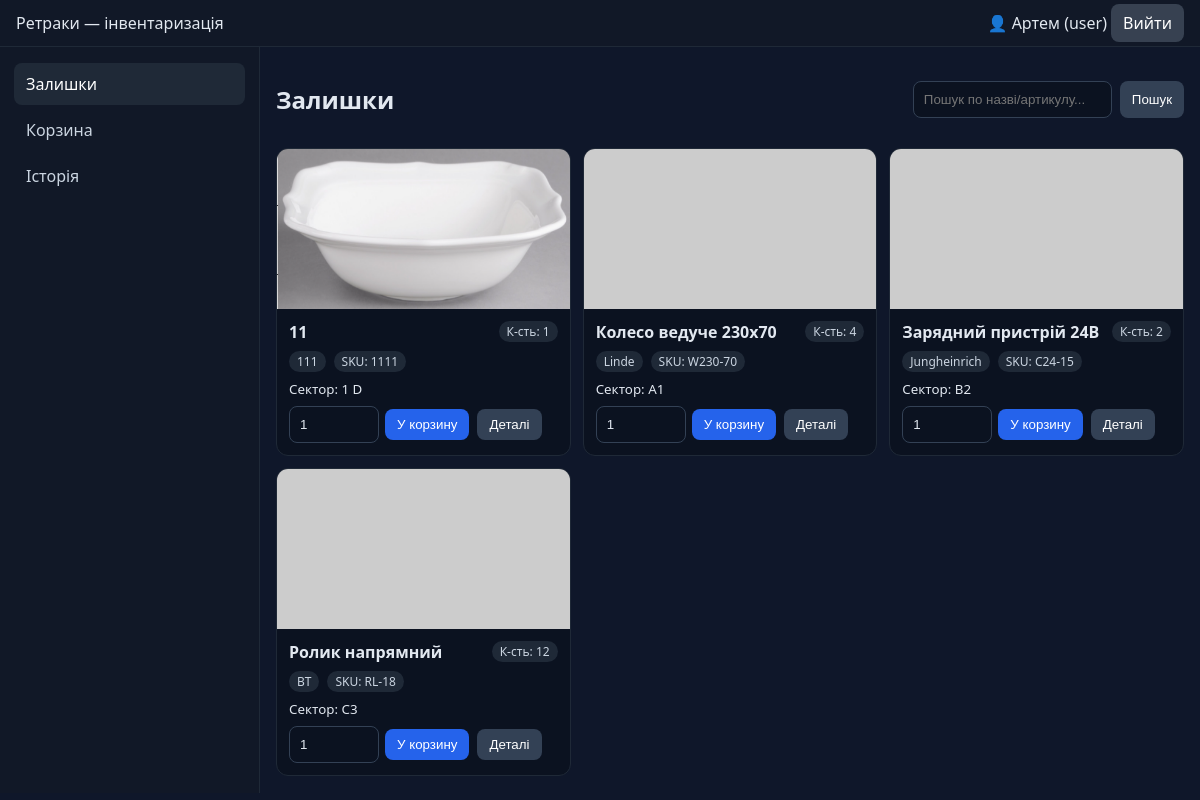
Before: /dashboard.php (signed in) with the older database file.
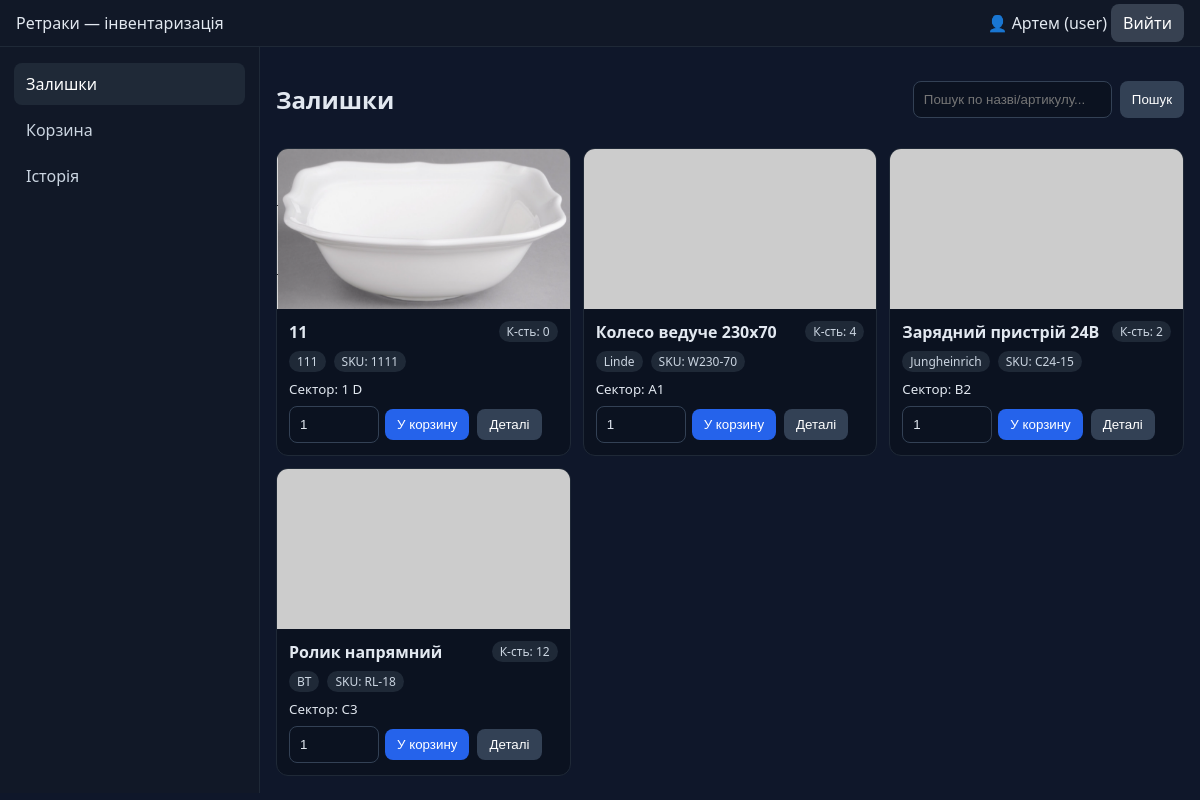
After: the same page with the newer database file.
### tables this page shows
CREATE TABLE items (
        id INTEGER PRIMARY KEY AUTOINCREMENT,
        name TEXT NOT NULL,
        brand TEXT,
        sku TEXT,
        sector TEXT,
        notes TEXT,
        qty INTEGER NOT NULL DEFAULT 0,
        photo TEXT, -- шлях до файлу у /uploads/items
        created_at TEXT DEFAULT CURRENT_TIMESTAMP
    );

### pages/inventory.php (the view, shortened to what this page needs)
<?php
$db = db();
$items = $db->query('SELECT * FROM items ORDER BY created_at DESC')->fetchAll();
?>
<div class="row" style="justify-content:space-between;align-items:center;margin-bottom:12px">
  <h2>Залишки</h2>
  <form method="get" action="/pages/inventory.php" style="display:flex;gap:8px">
    <input type="text" name="q" placeholder="Пошук по назві/артикулу...">
    <button class="btn secondary">Пошук</button>
  </form>
</div>
<div class="grid">
<?php foreach ($items as $it): ?>
  <div class="card">
    <?php if ($it['photo']): ?>
      <img src="<?= htmlspecialchars($it['photo']) ?>" alt="Фото товару">
    <?php else: ?>
      <img src="https://placehold.co/600x400?text=No+Photo" alt="Фото товару">
    <?php endif; ?>
    <div class="body">
      <div class="row" style="justify-content:space-between">
        <strong><?= htmlspecialchars($it['name']) ?></strong>
        <span class="badge">К-сть: <?= (int)$it['qty'] ?></span>
      </div>
      <div class="row"><span class="badge"><?= htmlspecialchars($it['brand'] ?: '—') ?></span><span class="badge">SKU: <?= htmlspecialchars($it['sku'] ?: '—') ?></span></div>
      <small>Сектор: <?= htmlspecialchars($it['sector'] ?: '—') ?></small>
      <div class="row">
        <form method="post" action="/logic/cart_logic.php" style="display:flex;gap:6px;align-items:center">
          <input type="number" name="qty" min="1" max="<?= max(1,(int)$it['qty']) ?>" value="1" style="width:90px">
          <button class="btn" type="submit">У корзину</button>
        </form>
        <form method="get" action="/pages/item.php">
          <button class="btn secondary" type="submit">Деталі</button>
        </form>
      </div>
    </div>
  </div>
<?php endforeach; ?>
</div>

### dashboard.php (shortened to what this page needs)
<?php
$user = $_SESSION['user'];
?>
<!doctype html>
<html lang="uk">
<head>
  <link rel="stylesheet" href="/assets/css/style.css">
</head>
<body>
  <header class="topbar">
    <div>Ретраки — інвентаризація</div>
    <div class="topbar-right">
      <span class="user">👤 <?= htmlspecialchars($user['name']) ?> (<?= htmlspecialchars($user['role']) ?>)</span>
      <a class="btn" href="/auth/logout.php">Вийти</a>
    </div>
  </header>
  <div class="layout">
    <aside class="sidebar">
      <nav>
        <a href="#" data-page="inventory" class="nav-link active">Залишки</a>
        <a href="#" data-page="cart" class="nav-link">Корзина</a>
        <a href="#" data-page="history" class="nav-link">Історія</a>
      </nav>
    </aside>
    <main id="content" class="content">
      <?php include __DIR__ . '/pages/inventory.php'; ?>
    </main>
  </div>
</body>
</html>

### assets/css/style.css (style rules this page uses)
* { box-sizing:border-box }
body { margin:0;font-family:system-ui,Segoe UI,Arial,sans-serif;background:#0f172a;color:#e2e8f0 }
a { color:inherit;text-decoration:none }
.topbar { display:flex;justify-content:space-between;align-items:center;padding:12px 16px;background:#111827;border-bottom:1px solid #1f2937 }
.topbar .btn { background:#374151;padding:8px 12px;border-radius:8px }
.layout { display:flex;min-height:calc(100vh - 54px) }
.sidebar { width:260px;min-width:220px;background:#111827;border-right:1px solid #1f2937;padding:12px 8px }
.sidebar .nav-link { display:block;padding:10px 12px;border-radius:8px;margin:4px 6px;color:#cbd5e1 }
.sidebar .nav-link.active,.sidebar .nav-link:hover { background:#1f2937;color:#fff }
.content { flex:1;padding:16px }
.grid { display:grid;grid-template-columns:repeat(auto-fill,minmax(260px,1fr));gap:12px }
.card { background:#0b1220;border:1px solid #1f2937;border-radius:12px;overflow:hidden;display:flex;flex-direction:column }
.card img { width:100%;height:160px;object-fit:cover;background:#0a0f1e }
.card .body { padding:12px;display:flex;flex-direction:column;gap:8px }
.badge { background:#1f2937;color:#cbd5e1;padding:2px 8px;border-radius:999px;font-size:12px;display:inline-block }
.row { display:flex;gap:8px;align-items:center;flex-wrap:wrap }
.btn { background:#2563eb;border:none;padding:8px 12px;border-radius:8px;color:#fff;cursor:pointer }
.btn.secondary { background:#334155 }
input,select,textarea { width:100%;padding:10px;border-radius:8px;border:1px solid #334155;background:#0b1220;color:#e2e8f0 }

Changed rows visible on the page:
changed items (number 1 of 4 on the later page): qty "1" → "0"
